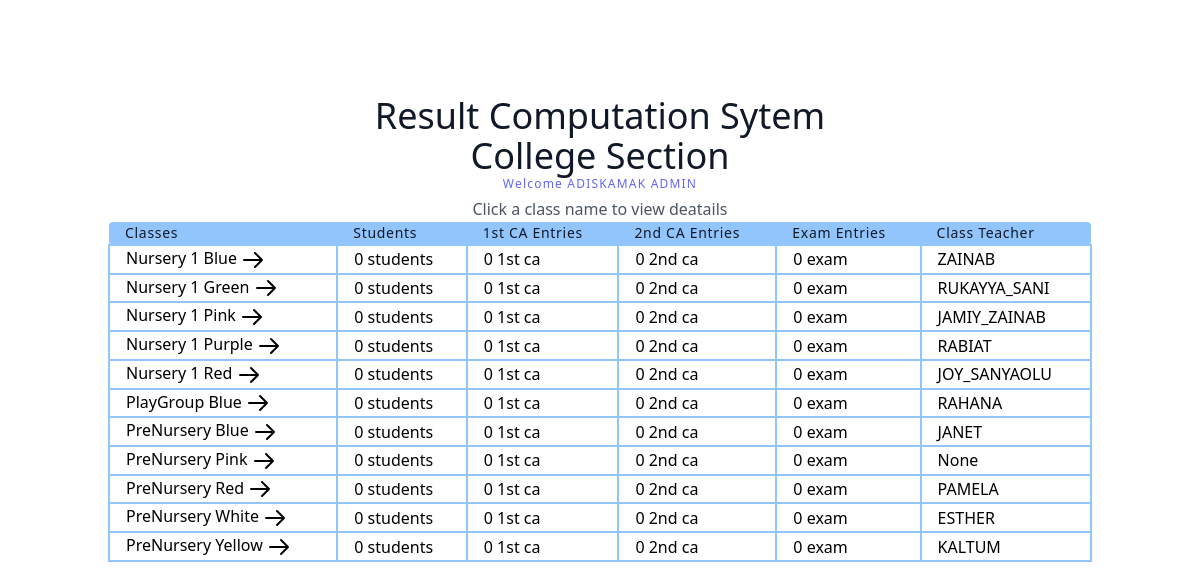
The app's page /classList/ (signed in), older data.
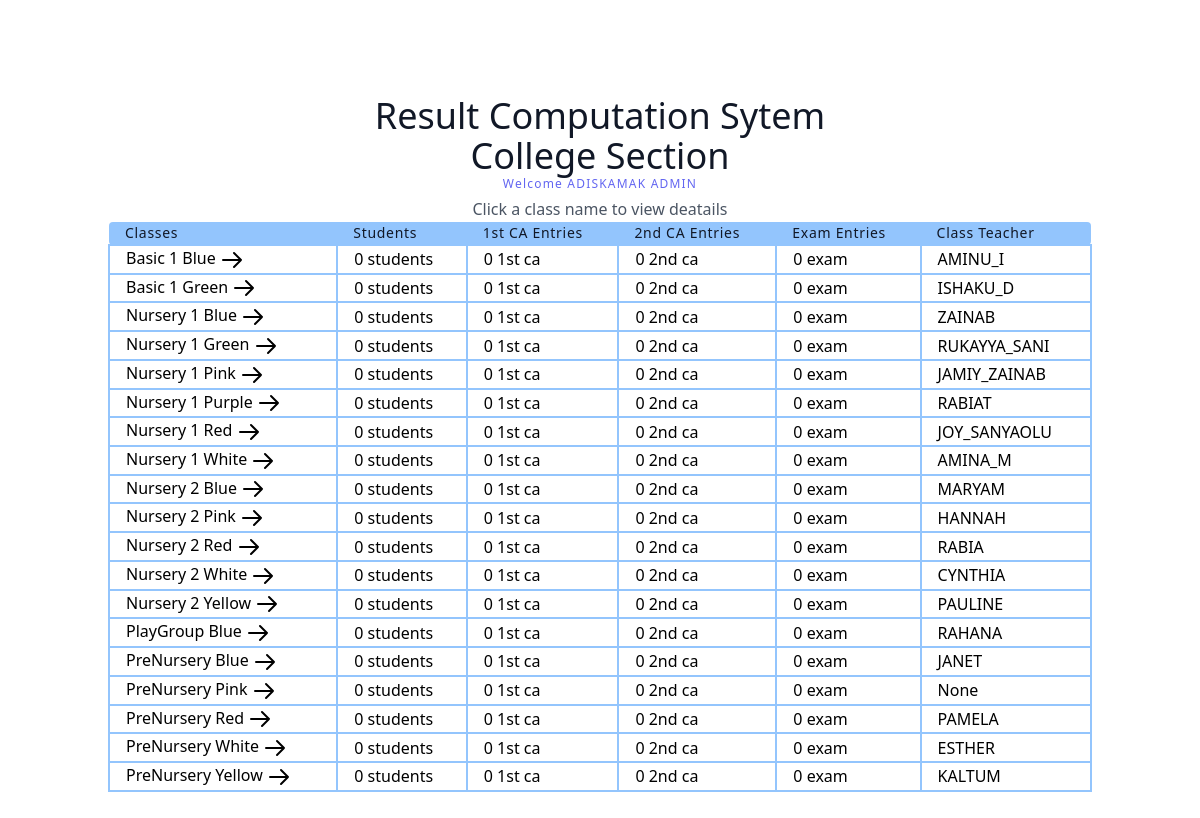
The same page, newer data.
### result/models.py (models this page shows, shortened)
class classArmTeacher(models.Model):
    className = models.ForeignKey(all_class, on_delete=models.CASCADE, null=True)
    classArm = models.ForeignKey(classArm, related_name='classArm', on_delete=models.CASCADE, null=True)
    classTeacher = models.ForeignKey(User, on_delete=models.SET_NULL, null=True)
    date = models.DateTimeField(auto_now_add=True)
    class Meta:
        ordering = ['className']

class all_class(models.Model):
    className = models.CharField(max_length=100 , unique=True)
    section = models.ForeignKey(section, on_delete=models.CASCADE, null=True)
    complete = models.BooleanField(default=False)
    date = models.DateTimeField(auto_now_add=True)
    def __str__(self):
        return self.className
    class Meta:
        ordering = ['className']

class classArm(models.Model):
    armName = models.CharField(max_length=100 , unique=True)
    def __str__(self):
        return self.armName
    class Meta:
        ordering = ['armName']

### users/models.py (models this page shows, shortened)
class User(AbstractUser):
    class Role(models.TextChoices):
        ADMIN = 'admin'
        TEACHER = 'teacher'
        STUDENT = 'student'
    base_role = Role.TEACHER
    role = models.CharField(max_length=10, choices= Role.choices , null=True, blank=True)
    section = models.ForeignKey('result.section', on_delete=models.SET_NULL, null=True , blank=True)
    class Meta:
        db_table = 'auth_user'
    def __str__(self):
        return self.username

### result/views.py (the view)
# urls.py: path('classList/', classList.as_view(), name='classList'),
class classList(ListView):
    model = classArmTeacher
    template_name = 'result/classList.html'
    def get_context_data(self, **kwargs):
        context = super(classList, self).get_context_data(**kwargs)
        if self.request.user.is_staff:
            context['all_class'] = classArmTeacher.objects.all()
        else:
            context['all_class'] = classArmTeacher.objects.filter(classTeacher_id = self.request.user.id)
        return context

### result/models.py (called while the page is built)
    def __str__(self):
        return self.sectionName

### result/templates/result/classList.html (shortened to what this page needs)
<script src="https://cdn.tailwindcss.com"></script>
<link rel="stylesheet" href="https://cdn.tailgrids.com/tailgrids-fallback.css" />
<section class="text-gray-600 body-font">
   <div class="container px-5 py-24 mx-auto">
     <div class="flex flex-col text-center w-full">
       <h1 class="sm:text-4xl text-3xl font-medium title-font text-gray-900">Result Computation Sytem</h1>
       <h1 class="sm:text-4xl text-3xl font-medium title-font text-gray-900">{{ user.section }} Section</h1>
       <h2 class="text-xs text-indigo-500 tracking-widest font-medium title-font mb-1">Welcome {{user.username}} {{user.role}}</h2>
       <p class=" mx-auto leading-relaxed text-base">Click a class name to view deatails</p>
     </div>
     <div class="w-full mx-auto">
       <table class="table-auto w-full text-left whitespace-no-wrap">
         <thead>
           <tr>
             <th class="px-4 title-font tracking-wider font-medium text-gray-900 text-sm bg-blue-300 rounded-tl rounded-bl">Classes</th>
             <th class="px-4 title-font tracking-wider font-medium text-gray-900 text-sm bg-blue-300">Students</th>
             <th class="px-4 title-font tracking-wider font-medium text-gray-900 text-sm bg-blue-300">1st CA Entries</th>
             <th class="px-4 title-font tracking-wider font-medium text-gray-900 text-sm bg-blue-300">2nd CA Entries</th>
               <th class="px-4 title-font tracking-wider font-medium text-gray-900 text-sm bg-blue-300">Exam Entries</th>
             <th class="px-4 title-font tracking-wider font-medium text-gray-900 text-sm bg-blue-300 rounded-tr rounded-br">Class Teacher</th>
           </tr>
         </thead>
         <tbody>
            {% for class in all_class %}
           <tr>
             <td class="hover:bg-green-300 px-4 border-2 border-blue-300">
               <a href="{% url 'result:classDetails' class.id %}">
                {{ class.className }} {{ class.classArm }}
                <svg xmlns="http://www.w3.org/2000/svg" class="h-6 w-6 inline-block" fill="none" viewBox="0 0 24 24" stroke="currentColor">
              </a>
            </td>
             <td class="px-4 border-2 border-blue-300">0 students</td>
             <td class="px-4 border-2 border-blue-300">0 1st ca</td>
             <td class="px-4 border-2 border-blue-300">0 2nd ca</td>
             <td class="px-4 border-2 border-blue-300">0 exam</td>
             <td class="px-4 border-2 border-blue-300"> {{ class.classTeacher }} </td>
           </tr>
           {% empty %}
             <h1 class="text-gray-900">No Results</h1>
             {% endfor %}
         </tbody>
       </table>
     </div>
   </div>
 </section>

Row changes from the older to the newer data that the page shows:
added classArmTeacher: className "Basic 1", classArm "Blue", classTeacher "AMINU_I"
added classArmTeacher: className "Basic 1", classArm "Green", classTeacher "ISHAKU_D"
added classArmTeacher: className "Nursery 1", classArm "White", classTeacher "AMINA_M"
added classArmTeacher: className "Nursery 2", classArm "Blue", classTeacher "MARYAM"
added classArmTeacher: className "Nursery 2", classArm "Pink", classTeacher "HANNAH"
added classArmTeacher: className "Nursery 2", classArm "Red", classTeacher "RABIA"
added classArmTeacher: className "Nursery 2", classArm "White", classTeacher "CYNTHIA"
added classArmTeacher: className "Nursery 2", classArm "Yellow", classTeacher "PAULINE"
